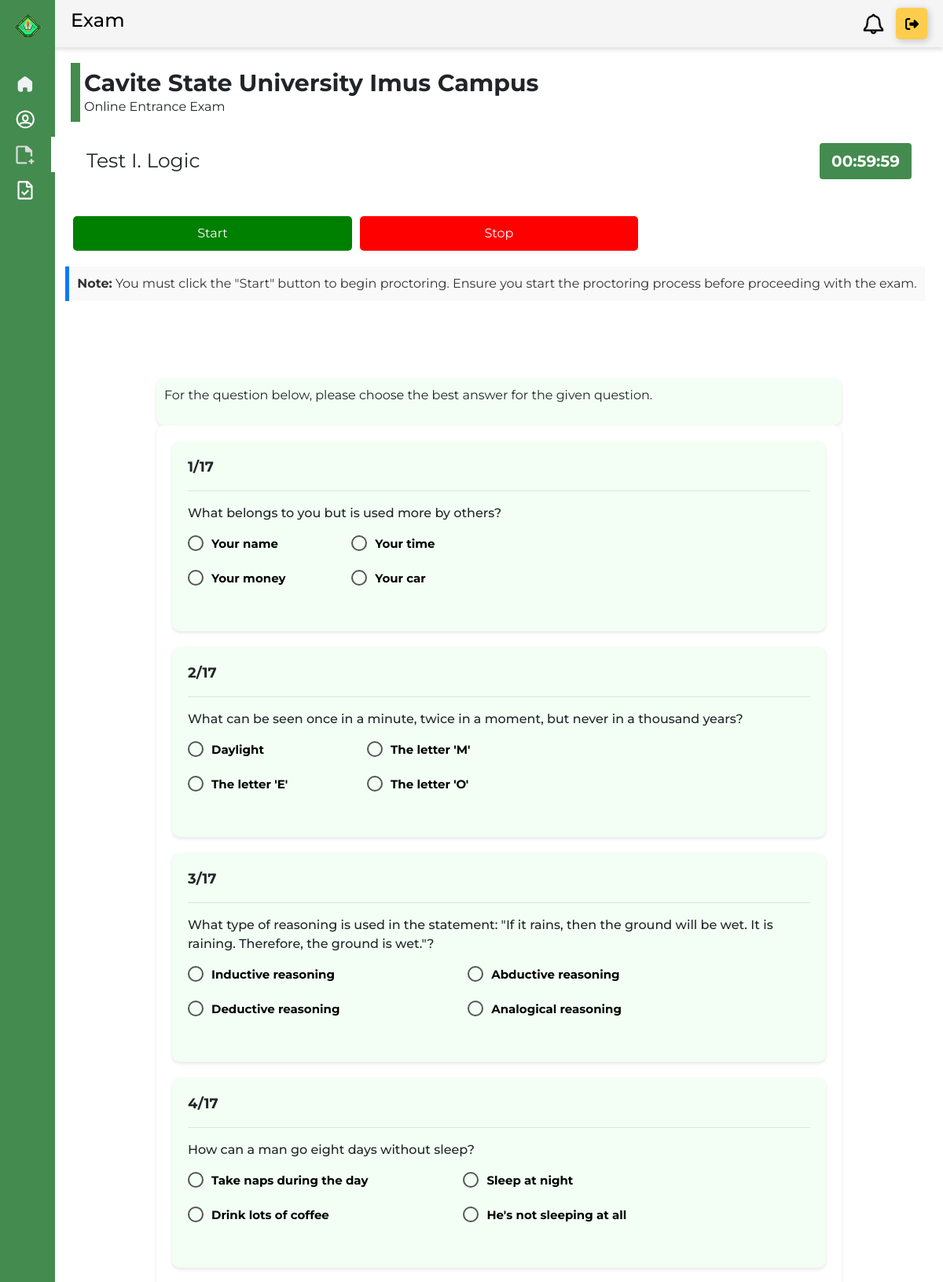
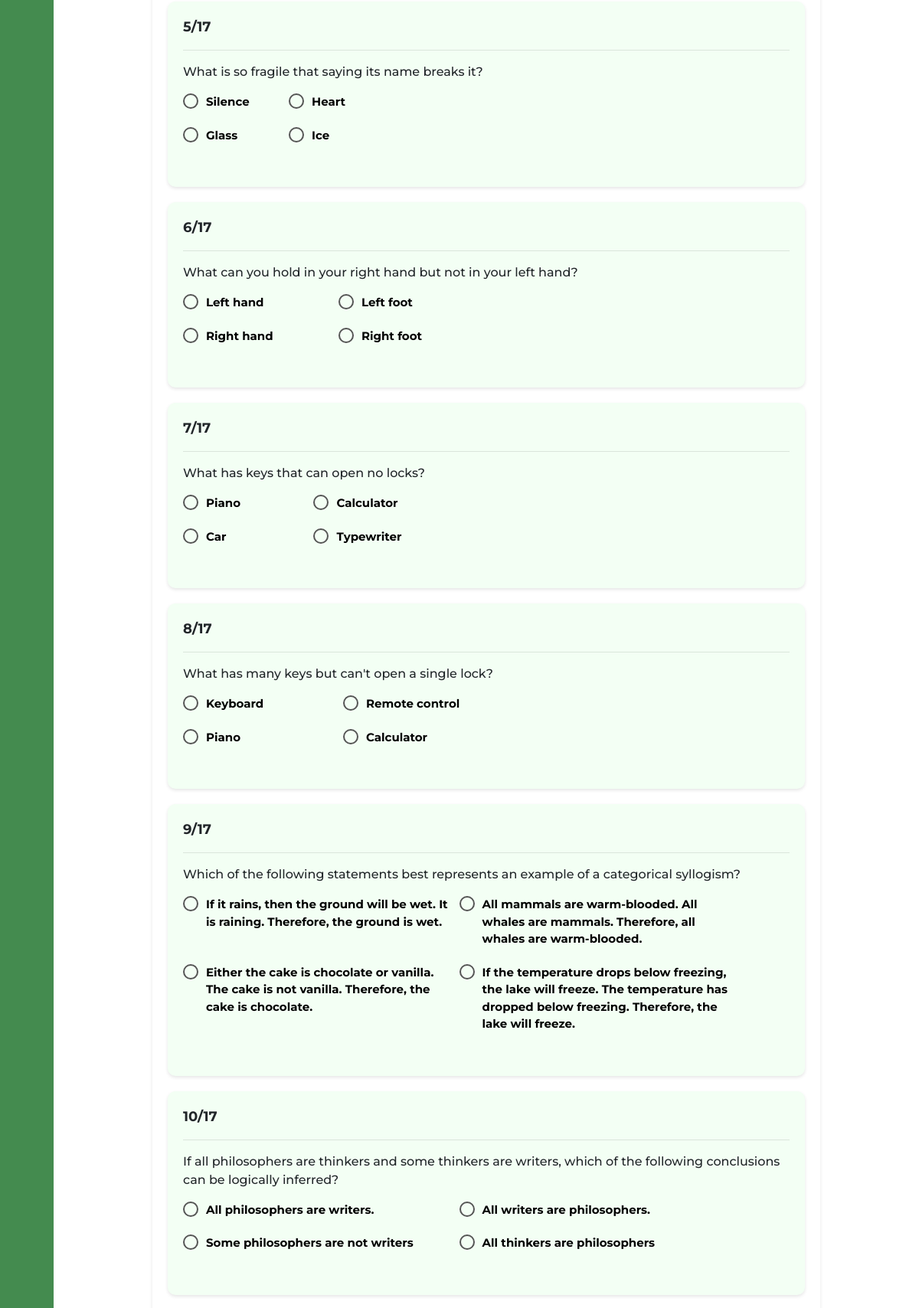
Screenshot of /StudentExam/Proctorexample.php (signed in, upper part) with the database file from the repository (2 pictures, top to bottom).
### tables this page shows
CREATE TABLE `admin_logic` (
  `questionID` int(11) NOT NULL,
  `questionText` text NOT NULL,
  `ChoiceA` text NOT NULL,
  `ChoiceB` text NOT NULL,
  `ChoiceC` text NOT NULL,
  `ChoiceD` text NOT NULL,
  `AnswerKey` varchar(255) NOT NULL
);

### StudentExam/Proctorexample.php (the view, shortened to what this page needs)
<?php
include "dbcon.php";
$page_size = 17;
$page_number = isset($_GET['page']) ? $_GET['page'] : 1;
if (!isset($_SESSION['randomized_questions'])) {
    $sql_logic = "SELECT questionID, questionText, ChoiceA, ChoiceB, ChoiceC, ChoiceD FROM admin_logic";
    $result_logic = $conn->query($sql_logic);
    $questions = [];
    while ($row = $result_logic->fetch_assoc()) {
        $questions[] = $row;
    }
    shuffle($questions);
} else {
    $questions = $_SESSION['randomized_questions'];
}
?>
<!DOCTYPE html>
<html lang="en">
<head>
    <link rel="stylesheet" href="https://stackpath.bootstrapcdn.com/bootstrap/4.5.2/css/bootstrap.min.css">
    <link rel="stylesheet" href="SPEL.css">
</head>
<body>
    <div class="d-flex">
        <div class="sidebar bg-dark-green" id="sidebar">
            <div class="logo-and-campus">
                <img src="public/CvSU_LOGO.png" alt="School Logo" class="school-logo" onclick="toggleSidebar()">
            </div>
            <div class="iconsandLabel">
                <a href="#">
                    <img src="./public/home1.svg" alt="Dashboard Icon" class="menu-icon">
                </a>
                <a href="#">
                    <img src="./public/vector2.svg" alt="Profile Icon" class="menu-icon">
                </a>
                <a href="#" style="border-right: 5px solid white;">
                    <img src="./public/union1.svg" alt="Exam Icon" class="menu-icon">
                </a>
                <a href="#">
                    <img src="./public/icon3.svg" alt="Result Icon" class="menu-icon">
                </a>
            </div>
        </div>
        <div class="flex-grow-1">
            <div class="header d-flex justify-content-between align-items-center">
                <h4>Exam</h4>
                <div class="header-icons">
                    <img src="public/icons8-notification-48.png" alt="Notification Icon" class="notification-icon">
                    <button class="Btn">
                        <div class="sign">
                        </div>
                    </button>
                </div>
            </div>
            <div class="content" id="content">
                <div class="d-flex align-items-center">
                    <div class="vertical-line"></div>
                    <div class="header-title">
                        <h1>Cavite State University Imus Campus</h1>
                        <p>Online Entrance Exam</p>
                    </div>
                </div>
                <div class="exam-category d-flex justify-content-between align-items-center">
                    <div class="exam-header">
                        <p>Test I. Logic</p>
                    </div>
                    <span id="timer" class="timer">01:00:00</span>
                </div>
                <div class="main-exam-container">
                    <div id="ap-proctoring-container">
                        <div class="ctas">
                            <button id="btn-start">Start</button>
                            <button id="btn-stop">Stop</button>
                        </div>
                        <div class="note" style="margin-top: 20px; padding: 10px; background-color: #f9f9f9; border-left: 5px solid #007bff; text-align: left; margin-left: -10px;">
                            <p style="margin: 0; font-size: 1rem; color: #333;"><strong>Note:</strong> You must click the "Start" button to begin proctoring. Ensure you start the proctoring process before proceeding with the exam.</p>
                        </div>
                        <div class="flex flex-row">
                            <div id="proctor-feedback"></div>
                        </div>
                    </div>
                    <div class="container mx-auto mt-8 max-w-5xl" id="ap-report__overview"></div>
                    <div class="container mx-auto mt-8 max-w-5xl" id="ap-report-tab-container"></div>
                    <div class="exam-instructions">
                        <p>For the question below, please choose the best answer for the given question.</p>
                    </div>
                    <div class="exam-container">
                        <form method="post" action="StudentExamLogic.php">
                            <?php
                            $offset = ($page_number - 1) * $page_size;
                            $paginated_questions = array_slice($questions, $offset, $page_size);
                            foreach ($paginated_questions as $index => $row) {
                                $question_number = $offset + $index + 1;
                                echo '<div class="question-box">
            <div class="question-header">
                <span class="question-number">' . $question_number . '/17</span>
            </div>
            <hr>
            <p class="question-text">' . htmlspecialchars($row['questionText']) . '</p>
            <div class="radio-button">
                <ul class="choices">
                    <li>
                        <input type="radio" required class="radio-button__input" id="radio1-q' . $question_number . '" name="answers[' . $row['questionID'] . ']" value="' . htmlspecialchars($row['ChoiceA']) . '">
                        <label class="radio-button__label" for="radio1-q' . $question_number . '">
                            <span class="radio-button__custom"></span>
                            ' . htmlspecialchars($row['ChoiceA']) . '
                        </label>
                    </li>
                    <li>
                        <input type="radio" required class="radio-button__input" id="radio2-q' . $question_number . '" name="answers[' . $row['questionID'] . ']" value="' . htmlspecialchars($row['ChoiceB']) . '">
                        <label class="radio-button__label" for="radio2-q' . $question_number . '">
                            <span class="radio-button__custom"></span>
                            ' . htmlspecialchars($row['ChoiceB']) . '
                        </label>
                    </li>
                    <li>
                        <input type="radio" required class="radio-button__input" id="radio3-q' . $question_number . '" name="answers[' . $row['questionID'] . ']" value="' . htmlspecialchars($row['ChoiceC']) . '">
                        <label class="radio-button__label" for="radio3-q' . $question_number . '">
                            <span class="radio-button__custom"></span>
                            ' . htmlspecialchars($row['ChoiceC']) . '
                        </label>
                    </li>
                    <li>
                        <input type="radio" required class="radio-button__input" id="radio4-q' . $question_number . '" name="answers[' . $row['questionID'] . ']" value="' . htmlspecialchars($row['ChoiceD']) . '">
                        <label class="radio-button__label" for="radio4-q' . $question_number . '">
                            <span class="radio-button__custom"></span>
                            ' . htmlspecialchars($row['ChoiceD']) . '
                        </label>
                    </li>
                </ul>
            </div>
        </div>';
                            }
                            ?>
                        </form>
                    </div>
                </div>
            </div>
        </div>
    </div>
</body>
</html>

### StudentExam/SPEL.css (style rules this page uses)
body { font-family: 'Montserrat', sans-serif; overflow-x: hidden; }
.logo-and-campus { display: flex; align-items: center; padding: 10px; }
.school-logo { width: 50px; height: auto; margin-right: 10px; cursor: pointer; }
.bg-dark-green { background-color: #448b4f; }
.sidebar { height: 1000vh; color: white; font-family: var(--font-montserrat); width: 70px; transition: all 0.2s; position: fixed; z-index: 1; }
.iconsandLabel { margin-top: 20px; }
.sidebar a { color: white; display: block; padding: 10px; margin-left: 10px; text-decoration: none; }
.flex-grow-1 { margin-left: 70px; transition: margin-left 0.3s; }
.content { padding: 20px; transition: margin-left 0.3s; margin-left: 70px; }
.flex-grow-1 { margin-left: 0; transition: margin-left 0.3s; }
.header { background: #f5f5f5; box-shadow: 0 4px 4px rgba(0, 0, 0, 0.1); color: black; padding: 10px 20px; display: flex; justify-content: space-between; align-items: center; width: 100%; }
.header h4 { margin-left: 70px; font-weight: 500; }
.header-icons { display: flex; align-items: center; }
.notification-icon { width: 37px; height: 37px; margin-right: 10px; cursor: pointer; }
.Btn { --black: #000000; --ch-black: #141414; --eer-black: #1b1b1b; --night-rider: #FFCD4D; --white: #ffffff; --af-white: black; --ch-white: #e1e1e1; display: flex; align-items: center; justify-content: flex-start; width: 40px; height: 40px; border: none; border-radius: 5px; cursor: pointer; position: relative; overflow: hidden; transition-duration: .3s; box-shadow: 2px 2px 10px rgba(0, 0, 0, 0.199); background-color: var(--night-rider); }
.sign { width: 100%; transition-duration: .3s; display: flex; align-items: center; justify-content: center; }
.sign svg { width: 17px; }
.menu-icon { width: 24px; height: 24px; vertical-align: middle; margin-right: 10px; }
.vertical-line { width: 12px; height: 75px; background-color: #448b4f; margin-right: 5px; }
.header-title { text-align: left; }
.header-title h1 { margin: 0; font-size: 30px; font-weight: bold; }
.header-title p { margin: 0; font-size: 16px; font-style: bold; }
.exam-category { display: flex; justify-content: space-between; align-items: center; height: 100px; padding: 0 20px; }
.exam-header p { font-size: 25px; margin: 0; }
.timer { font-size: 20px; font-weight: bold; background-color: #448b4f; color: white; padding: 8px 15px; border-radius: 4px; position: relative; z-index: 1; }
.question-header { display: flex; justify-content: flex-start; align-items: center; font-size: 18px; margin-bottom: 10px; }
.question-number { font-weight: bold; font-size: 18px; margin-right: 10px; }
.question-text { font-size: 16px; margin-bottom: 15px; font-weight: 500; }
.choices { list-style: none; padding: 0; }
.radio-button { display: inline-block; position: relative; cursor: pointer; }
.radio-button__label { display: inline-flex; padding-left: 30px; margin-bottom: 10px; position: relative; font-size: 15px; color: black; font-weight: bolder; cursor: pointer; transition: all 0.3s ease; }
.radio-button__custom { position: absolute; top: 0; left: 0; width: 20px; height: 20px; border-radius: 50%; border: 2px solid #555; transition: all 0.3s ease; }
.choices li { display: inline-block; width: 45%; margin-bottom: 10px; }
.main-exam-container { display: flex; justify-content: center; align-items: center; flex-direction: column; margin-top: 20px; }
.exam-instructions { background-color: #F3FFF4; padding: 10px; border-radius: 10px; width: 80%; box-shadow: 0 2px 4px rgba(0, 0, 0, 0.1); }
.question-box { background-color: #F3FFF4; padding: 20px; border-radius: 10px; width: 100%; box-shadow: 0 2px 4px rgba(0, 0, 0, 0.1); margin-bottom: 20px; position: relative; }
.exam-container { position: relative; padding: 20px; border-radius: 10px; width: 80%; margin: 0 auto; box-shadow: 0 2px 4px rgba(0, 0, 0, 0.1); margin-bottom: 20px; background-color: white; }

### StudentExam/Proctorexample.php (style rules this page uses)
.container { margin: 0 auto; max-width: 1200px; padding: 20px; }
.ctas { display: grid; grid-template-columns: repeat(3, 1fr); gap: 10px; }
.ctas button { padding: 10px; border: none; border-radius: 5px; cursor: pointer; }
#btn-start { background-color: green; color: white; }
#btn-stop { background-color: red; color: white; }
.flex { display: flex; align-items: center; }
#proctor-feedback { margin-bottom: 2px; background: none; border-radius: 9999px; transition: all 0.3s; color: #ff9800; font-weight: bolder; font-size: 0.75rem; padding: 8px 16px; text-transform: uppercase; letter-spacing: 0.1em; }
.max-w-5xl { max-width: 72rem; }

### rows the page displays
admin_logic: question_number "1", questionText "What belongs to you but is used more by others?", ChoiceA "Your name", ChoiceB "Your time", ChoiceC "Your money", ChoiceD "Your car"
admin_logic: question_number "2", questionText "What can be seen once in a minute, twice in a moment, but never in a thousand years?", ChoiceA "Daylight", ChoiceB "The letter 'M'", ChoiceC "The letter 'E'", ChoiceD "The letter 'O'"
admin_logic: question_number "3", questionText "What type of reasoning is used in the statement: \"If it rains, then the ground will be wet. It is raining. Therefore, the ground is wet.\"?", ChoiceA "Inductive reasoning", ChoiceB "Abductive reasoning", ChoiceC "Deductive reasoning", ChoiceD "Analogical reasoning"
admin_logic: question_number "4", questionText "How can a man go eight days without sleep?", ChoiceA "Take naps during the day", ChoiceB "Sleep at night", ChoiceC "Drink lots of coffee", ChoiceD "He's not sleeping at all"
admin_logic: question_number "5", questionText "What is so fragile that saying its name breaks it?", ChoiceA "Silence", ChoiceB "Heart", ChoiceC "Glass", ChoiceD "Ice"
admin_logic: question_number "6", questionText "What can you hold in your right hand but not in your left hand?", ChoiceA "Left hand", ChoiceB "Left foot", ChoiceC "Right hand", ChoiceD "Right foot"
admin_logic: question_number "7", questionText "What has keys that can open no locks?", ChoiceA "Piano", ChoiceB "Calculator", ChoiceC "Car", ChoiceD "Typewriter"
admin_logic: question_number "8", questionText "What has many keys but can't open a single lock?", ChoiceA "Keyboard", ChoiceB "Remote control", ChoiceC "Piano", ChoiceD "Calculator"
admin_logic: question_number "9", questionText "Which of the following statements best represents an example of a categorical syllogism?", ChoiceA "If it rains, then the ground will be wet. It is raining. Therefore, the ground is wet.", ChoiceB "All mammals are warm-blooded. All whales are mammals. Therefore, all whales are warm-blooded.", ChoiceC "Either the cake is chocolate or vanilla. The cake is not vanilla. Therefore, the cake is chocolate.", ChoiceD "If the temperature drops below freezing, the lake will freeze. The temperature has dropped below freezing. Therefore, the lake will freeze."
admin_logic: question_number "10", questionText "If all philosophers are thinkers and some thinkers are writers, which of the following conclusions can be logically inferred?", ChoiceA "All philosophers are writers.", ChoiceB "All writers are philosophers.", ChoiceC "Some philosophers are not writers", ChoiceD "All thinkers are philosophers"
